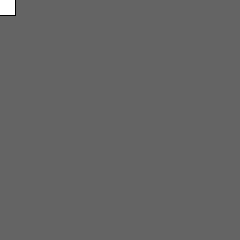
Frame 1 (no input)
Frame 60 (the mouse pressed at the canvas centre just before this capture): identical to frame 1, image omitted
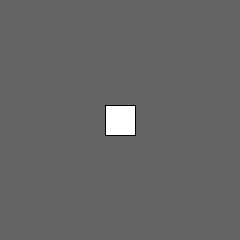
Frame 120 (the mouse held since frame 60 and released just before this capture)

The Processing sketch that drew these frames (run headless with seeded random() and noise(); from frame 60 on, the mouse is pressed at the canvas centre):

// Processing sketch: r8_translate2D
// ── r8_translate2D.pde
void setup() {
  size(240, 240);
  rectMode(CENTER);
}
void draw() {
  background(100);
  translate(mouseX, mouseY);
  rect(0, 0, 30, 30);
}
